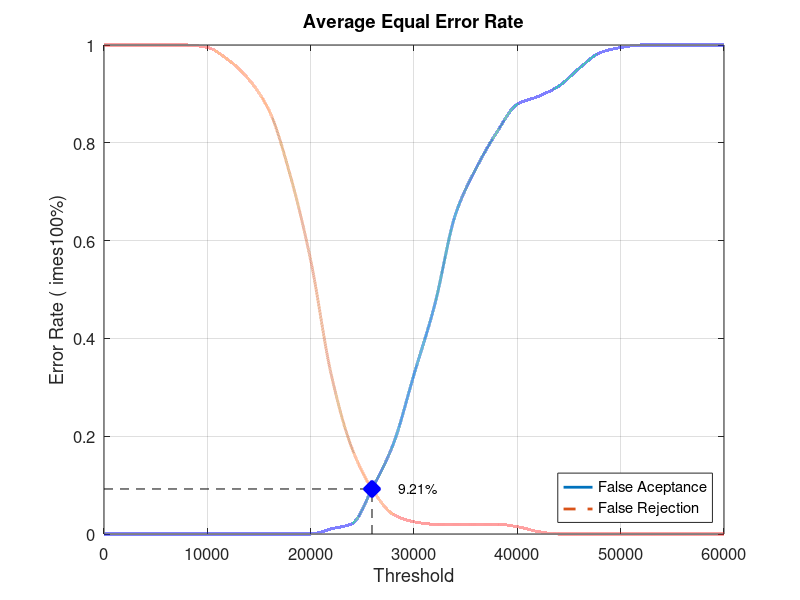
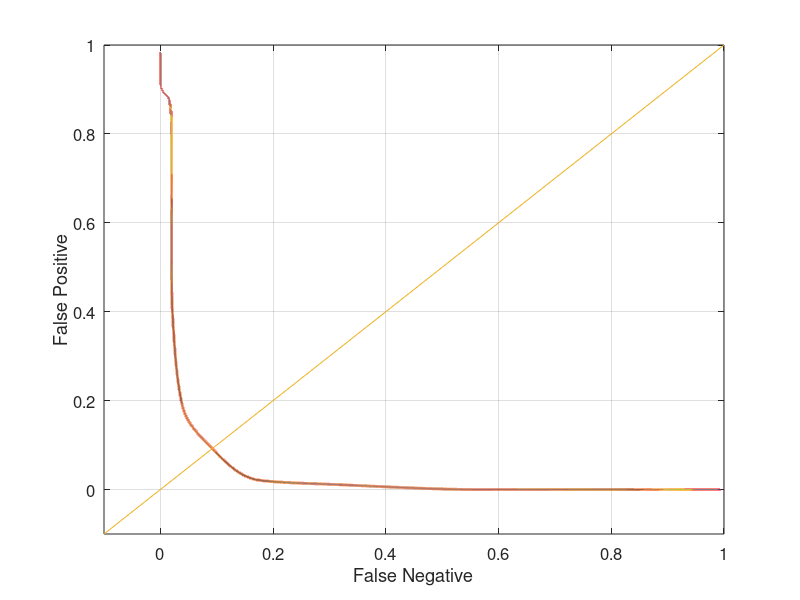

Recreate these plots in MATLAB, in order.
close all;
clear;
clc;
x = 0:2000:60000;
xq = 0:0.5:60000;

y0 = [0 0 0 0 0 0 0 0 0 0 0 0.0105263 0.0210526 0.0947368 0.184211 0.326316 0.468421 0.652632 0.747368 0.821053 0.878947 0.894737 0.915789 0.952632 0.984211 0.994737 1 1 1 1 1]
yy0 = interp1(x, y0, xq, 'pchip');
y1 = [1 1 1 1 1 0.995 0.97 0.93 0.865 0.735 0.56 0.325 0.175 0.09 0.04 0.025 0.02 0.02 0.02 0.02 0.015 0.005 0 0 0 0 0 0 0 0 0]
yy1 = interp1(x, y1, xq, 'pchip');

% Calculating EER: 
y2 = abs(y0 - y1);
find(y2 == min(y2))
yy2 = abs(yy0 - yy1);
xEER = find(yy2 == min(yy2));
xEERIndex = xq(xEER) % X-axis EER
yEER = yy0(xEER) % Y-axis EER

main = figure
plot(xq, yy0,'-','LineWidth', 2);	hold on
plot(xq, yy1,'--','LineWidth', 2);	hold on
plot([xEERIndex xEERIndex], [0 yEER], 'k--');	hold on
plot([0 xEERIndex], [yEER yEER], 'k--');	hold on
plot(xEERIndex, yEER, 'bx', 'LineWidth', 10);	hold on
text(xEERIndex + 10 * xEERIndex / 100, yEER, [num2str(round((10000 * yEER)) / 100) '%'])
legend('False Aceptance', 'False Rejection', 'Location', 'SouthEast')
xlabel('Threshold')
ylabel('Error Rate (	imes100%)')
title('Average Equal Error Rate')
set(gca, 'FontSize', 12)
axis([0 60000 0 1])
grid on

print(main, 'Database2_1Main', '-dpng');
FNRxFPR = figure('Color', [1 1 1]);
plot(yy1, yy0, '-', yy1, yy0, 'LineWidth', 2);
hold on
y = -0.1:0.1:1
plot(y, y); 
set(gca, 'FontSize', 12)
xlabel('False Negative')
ylabel('False Positive')
axis([-0.1 1 -0.1 1])
set(gca, 'FontSize', 12)
grid on

print(FNRxFPR, 'Database2_1FNRxFPR','-dpng');
